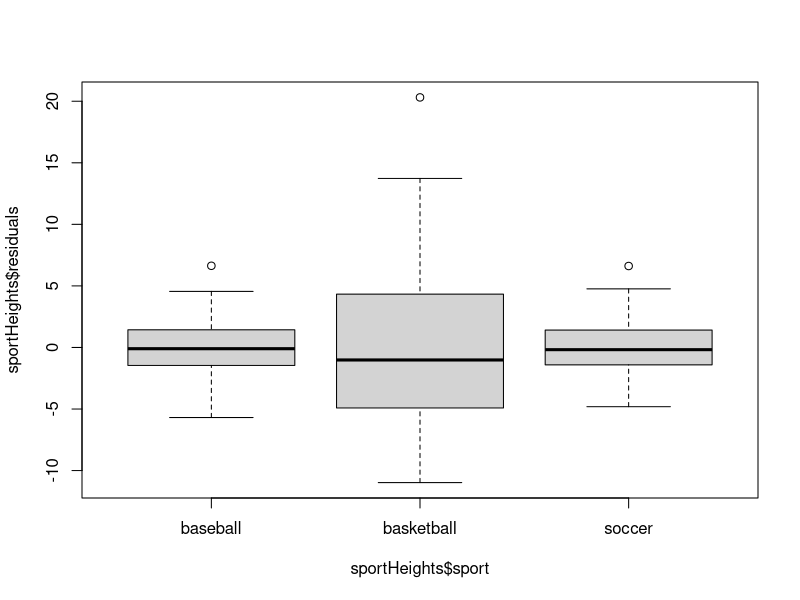

R code for this plot:
## ---- chunk 1
knitr::opts_chunk$set(echo = TRUE)
## ---- chunk 2
sportHeights <- read.csv(file = 'sport_heights.csv')
## ---- chunk 3
   # This is an R comment. Add your R code below.
#avgHeights
sportMeans <- tapply(sportHeights$height, sportHeights$sport, mean)  
totalMean <- mean(sportMeans)

sportHeights$overall_mean <- with(sportHeights, mean(height))
sportHeights$group_mean <- with(sportHeights, ave(height,sport))


(sportHeights)
## ---- chunk 4
   # Put R code below.

betweenSS <- with(sportHeights, sum((group_mean - overall_mean)^2))

withinSS <- with(sportHeights, sum((height - group_mean)^2))

I <- length(unique(sportHeights$sport))
N <- nrow(sportHeights)

## ---- chunk 5
   # Put R code below.

f = (betweenSS / (I-1)) / (withinSS / (N-I))
pval <- 1 - pf(f, I-1, N-1 )
print(paste("F-stat:", f))
print(paste("P-Value:", pval))

## ---- chunk 6
   # Put R code below.
test <- oneway.test(height~sport, data = sportHeights, var.equal = T)

test

## ---- chunk 7
   # Put R code below.

sportHeights['residuals'] <- with(sportHeights, height - group_mean)

boxplot(sportHeights$residuals~sportHeights$sport)

## ---- chunk 8
   # Put R code below.
oneway.test(height~sport, data = sportHeights, var.equal = F)




